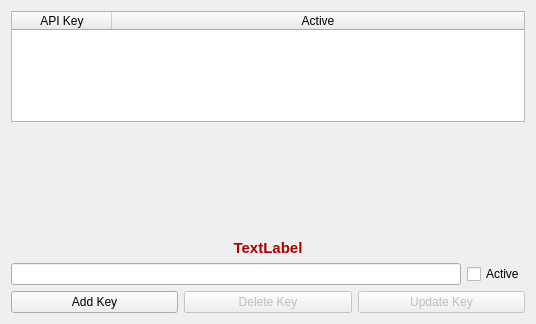
<?xml version="1.0" encoding="UTF-8"?>
<ui version="4.0">
 <class>Form</class>
 <widget class="QWidget" name="Form">
  <property name="geometry">
   <rect>
    <x>0</x>
    <y>0</y>
    <width>536</width>
    <height>324</height>
   </rect>
  </property>
  <property name="sizePolicy">
   <sizepolicy hsizetype="Fixed" vsizetype="Fixed">
    <horstretch>0</horstretch>
    <verstretch>0</verstretch>
   </sizepolicy>
  </property>
  <property name="minimumSize">
   <size>
    <width>536</width>
    <height>324</height>
   </size>
  </property>
  <property name="maximumSize">
   <size>
    <width>536</width>
    <height>324</height>
   </size>
  </property>
  <property name="windowTitle">
   <string>Form</string>
  </property>
  <layout class="QHBoxLayout" name="horizontalLayout_2">
   <item>
    <layout class="QVBoxLayout" name="verticalLayout">
     <item>
      <widget class="QTableWidget" name="tblAPI">
       <property name="enabled">
        <bool>true</bool>
       </property>
       <property name="horizontalScrollBarPolicy">
        <enum>Qt::ScrollBarAlwaysOff</enum>
       </property>
       <property name="sizeAdjustPolicy">
        <enum>QAbstractScrollArea::AdjustToContents</enum>
       </property>
       <property name="autoScroll">
        <bool>false</bool>
       </property>
       <property name="editTriggers">
        <set>QAbstractItemView::NoEditTriggers</set>
       </property>
       <property name="alternatingRowColors">
        <bool>false</bool>
       </property>
       <property name="selectionMode">
        <enum>QAbstractItemView::ExtendedSelection</enum>
       </property>
       <property name="selectionBehavior">
        <enum>QAbstractItemView::SelectRows</enum>
       </property>
       <property name="textElideMode">
        <enum>Qt::ElideRight</enum>
       </property>
       <property name="showGrid">
        <bool>true</bool>
       </property>
       <property name="sortingEnabled">
        <bool>true</bool>
       </property>
       <property name="wordWrap">
        <bool>false</bool>
       </property>
       <attribute name="horizontalHeaderVisible">
        <bool>true</bool>
       </attribute>
       <attribute name="horizontalHeaderCascadingSectionResizes">
        <bool>true</bool>
       </attribute>
       <attribute name="horizontalHeaderMinimumSectionSize">
        <number>39</number>
       </attribute>
       <attribute name="horizontalHeaderDefaultSectionSize">
        <number>100</number>
       </attribute>
       <attribute name="horizontalHeaderHighlightSections">
        <bool>false</bool>
       </attribute>
       <attribute name="horizontalHeaderShowSortIndicator" stdset="0">
        <bool>true</bool>
       </attribute>
       <attribute name="horizontalHeaderStretchLastSection">
        <bool>true</bool>
       </attribute>
       <attribute name="verticalHeaderVisible">
        <bool>false</bool>
       </attribute>
       <attribute name="verticalHeaderStretchLastSection">
        <bool>false</bool>
       </attribute>
       <column>
        <property name="text">
         <string>API Key</string>
        </property>
        <property name="foreground">
         <brush brushstyle="SolidPattern">
          <color alpha="255">
           <red>0</red>
           <green>0</green>
           <blue>0</blue>
          </color>
         </brush>
        </property>
       </column>
       <column>
        <property name="text">
         <string>Active</string>
        </property>
       </column>
      </widget>
     </item>
     <item>
      <spacer name="vSpacer">
       <property name="orientation">
        <enum>Qt::Vertical</enum>
       </property>
       <property name="sizeHint" stdset="0">
        <size>
         <width>20</width>
         <height>40</height>
        </size>
       </property>
      </spacer>
     </item>
     <item>
      <widget class="QLabel" name="labelStatus">
       <property name="enabled">
        <bool>false</bool>
       </property>
       <property name="font">
        <font>
         <pointsize>11</pointsize>
         <bold>true</bold>
        </font>
       </property>
       <property name="styleSheet">
        <string notr="true">color: rgb(170, 0, 0);</string>
       </property>
       <property name="text">
        <string>TextLabel</string>
       </property>
       <property name="alignment">
        <set>Qt::AlignCenter</set>
       </property>
      </widget>
     </item>
     <item>
      <layout class="QHBoxLayout" name="horizontalLayout">
       <item>
        <widget class="QLineEdit" name="textEdit">
         <property name="enabled">
          <bool>true</bool>
         </property>
         <property name="font">
          <font>
           <pointsize>9</pointsize>
           <bold>false</bold>
          </font>
         </property>
         <property name="styleSheet">
          <string notr="true"/>
         </property>
        </widget>
       </item>
       <item>
        <widget class="QCheckBox" name="checkBoxActive">
         <property name="enabled">
          <bool>true</bool>
         </property>
         <property name="text">
          <string>Active</string>
         </property>
        </widget>
       </item>
      </layout>
     </item>
     <item>
      <layout class="QHBoxLayout" name="horizontalLayout_3">
       <item>
        <widget class="QPushButton" name="btnAdd">
         <property name="text">
          <string>Add Key</string>
         </property>
        </widget>
       </item>
       <item>
        <widget class="QPushButton" name="btnDelete">
         <property name="enabled">
          <bool>false</bool>
         </property>
         <property name="text">
          <string>Delete Key</string>
         </property>
        </widget>
       </item>
       <item>
        <widget class="QPushButton" name="btnUpdate">
         <property name="enabled">
          <bool>false</bool>
         </property>
         <property name="text">
          <string>Update Key</string>
         </property>
        </widget>
       </item>
      </layout>
     </item>
    </layout>
   </item>
  </layout>
 </widget>
 <resources/>
 <connections/>
</ui>
